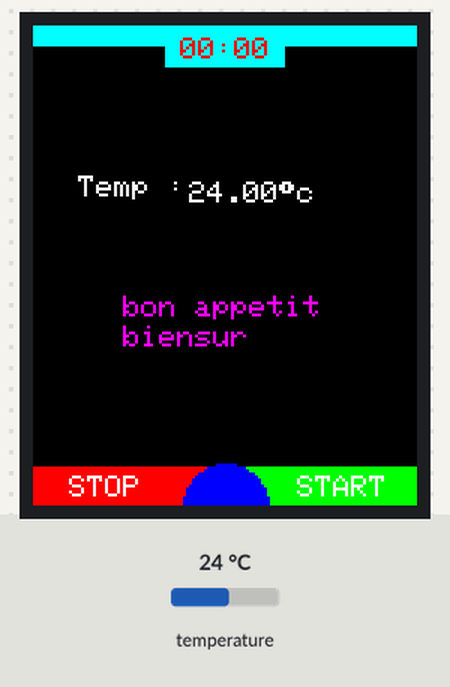
This sketch was run on a simulated Arduino Uno, built with avr-gcc and run on an emulated ATmega328P. Shown: 128×160 colour display. The inputs (shaded band) are chosen by the test bench; at power-on: temperature 24 °C. Storage starts empty; what the sketch prints to the serial monitor is not drawn.

Above: at 1.4 s.
1.5 s: temperature set to 12 °C
At 2.9 s:
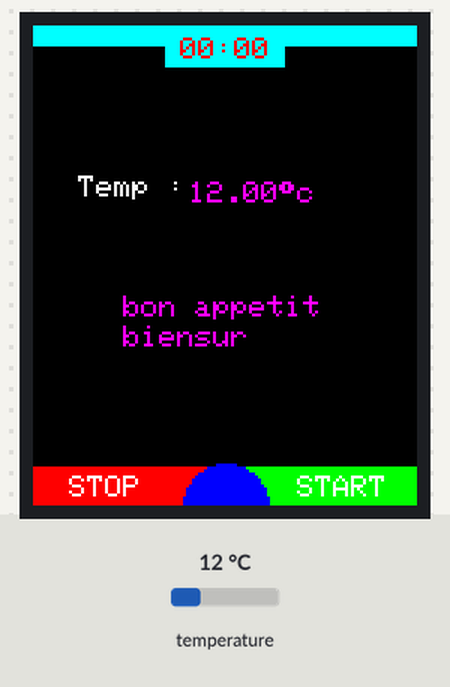
3.2 s: temperature set to 19 °C
4.8 s: temperature set to 28 °C
At 6.3 s:
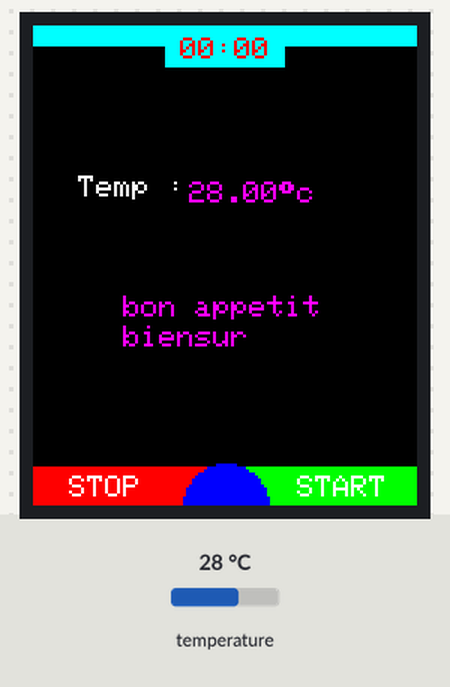
Timing chart, 0 to 7.8 s (numbered marks = the images above; inputs shaded):
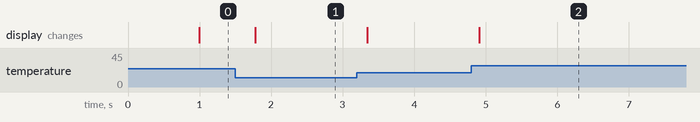

The sketch:

tft.ino
```cpp
//https://learn.adafruit.com/adafruit-gfx-graphics-library/graphics-primitives
#include "struct.hpp"
#include "sd_csv.h"

struct S_Sensor sensorsDatas;

void setup() {
  // put your setup code here, to run once:
  Serial.begin(9600);
  setupSD();
  setupScreen();
  setupTemp();
  setupGPS();
}

void loop() {
  // put your main code here, to run repeatedly:
  //if(loopRTC(&tm)){showTime(tm.Hour,tm.Minute);}
  /*if (loopRTC(&sensorsDatas.tm)) {
    showTime(sensorsDatas.tm.Hour, sensorsDatas.tm.Minute);
  }*/
  if (loopTemp(&sensorsDatas.temperature)) {
    Serial.println(sensorsDatas.temperature);
    showTemp(sensorsDatas.temperature);
  }
  loopGPS(sensorsDatas.gps);
  Serial.print(sensorsDatas.gps.lat);  Serial.print(";");  Serial.print(sensorsDatas.gps.lng);  Serial.print(";");  Serial.print(sensorsDatas.gps.speed);
//  showGPS();
  writeSDData(sensorsDatas);
  loopScreen();
}
```

ds1307.ino
```cpp
#define HARDWARE_COMPONENT_RTC
#include <Wire.h>
#include <TimeLib.h>
#include <DS1307RTC.h>

void setupRTC() {
}
bool loopRTC(tmElements_t *myTimeStruct) {
  if (RTC.read(*myTimeStruct)) return true;
  else return false;
}
```

ds18b20.ino
```cpp
//includes
#define HARDWARE_COMPONENT_TEMP

// Include the libraries we need
#include <OneWire.h>
#include <DallasTemperature.h>

// Data wire is plugged into port 2 on the Arduino
#define ONE_WIRE_BUS 4

// Setup a oneWire instance to communicate with any OneWire devices (not just Maxim/Dallas temperature ICs)
OneWire oneWire(ONE_WIRE_BUS);

// Pass our oneWire reference to Dallas Temperature.
DallasTemperature sensors(&oneWire);
//setup
void setupTemp() {
  sensors.begin();

}
//loop
bool loopTemp(float *temp) {
  sensors.requestTemperatures();
  *temp= sensors.getTempCByIndex(0);
  if (*temp != DEVICE_DISCONNECTED_C)return true;
  else return false;
}
```

gps.ino
```cpp
#include <SoftwareSerial.h>

#include <TinyGPS.h>
TinyGPS gps;
SoftwareSerial ss(5, 6);

void setupGPS(){
    ss.begin(9600);
}

void loopGPS(struct S_GPS gpsdata){
  unsigned long age;
  gps.f_get_position(&gpsdata.lat,&gpsdata.lng,&age);
  float *spd=&gpsdata.speed;
  *spd=gps.f_speed_kmph();
}
```

screen.ino
```cpp
#include <Adafruit_GFX.h>    // Core graphics library
#include <Adafruit_ST7735.h> // Hardware-specific library for ST7735
#include <SPI.h>
#define TFT_CS        10
#define TFT_RST        9 // Or set to -1 and connect to Arduino RESET pin
#define TFT_DC         8
#define W_SCREEN 128
#define H_SCREEN 160
#define BACKGROUND_COLOR ST77XX_BLACK
#define FOREROUND_COLOR ST77XX_WHITE

Adafruit_ST7735 tft = Adafruit_ST7735(TFT_CS, TFT_DC, TFT_RST);
void setupScreen() {
  //initialisation de l'ecran
  tft.initR(INITR_BLACKTAB);
  //remplissage tout l'ecran avec couleur noir
  tft.fillScreen(BACKGROUND_COLOR);
  initMainFrame();
}
void loopScreen(){
   tft.setCursor(30,90);
  tft.setTextColor(ST77XX_MAGENTA);
  tft.setTextSize(1);
  tft.print("bon appetit");
  tft.setCursor(30,100);
  tft.print("biensur");
}
void initMainFrame(){
  //bandeau
  tft.fillRect(0,0,W_SCREEN,7,ST77XX_CYAN);
  //affiche heure
  showTime(0,0);
  tft.setCursor(15,50);
  tft.setTextColor(FOREROUND_COLOR);
  tft.print("Temp :");
  showButtons("STOP","START");
}
void showTemp(float temp){
  tft.fillRect(50,50,50,14,BACKGROUND_COLOR);
  tft.setCursor(52,52);
  char lbuff[16]="tmp :";
  char buff[8]="";
  dtostrf(temp, 2, 2, buff);
  char degSymbol=0xf7;
  buff[5]=degSymbol;
  buff[6]='\0';
  strcat(buff,"c");
  strcat(lbuff,buff);
  Serial.println(buff);
  tft.print(buff);
}
void showButtons(const char *textL,const char *textR){
  tft.fillRect(0,H_SCREEN-13,(int)(W_SCREEN/2.0F),13,ST77XX_RED);
  tft.fillRect((W_SCREEN/2.0F),H_SCREEN-13,(int)(W_SCREEN/2.0F),13,ST77XX_GREEN);
  tft.fillCircle((W_SCREEN/2.0F),H_SCREEN,14,ST77XX_BLUE);
  tft.setTextSize(1);
  tft.setTextColor(ST77XX_WHITE);
  tft.setCursor(12,H_SCREEN-10);
  tft.print(textL);
  tft.setCursor((W_SCREEN/2.0F)+24,H_SCREEN-10);
  tft.print(textR);
}
void showTime(uint8_t h,uint8_t m){
   char tmp[6];
    sprintf(tmp,"%02d:%02d",h,m);
    tft.fillRect(44,0,40,14,ST77XX_CYAN);
    tft.setCursor(49,4);
    tft.setTextColor(ST77XX_RED);
    tft.setTextSize(1);
    tft.print(tmp);
}
```

sd_csv.h
```cpp
#ifndef __CSV_SD_H__
  #define __CSV_SD_H__
  #include "struct.hpp"


  #define CS_PIN_SD 7
  #define SD_FILENAME "sensors.txt"
#endif
```

sd_csv.ino
```cpp
#include "sd_csv.h"
#include <SD.h>
File myFile;

bool setupSD() {
  if (SD.begin(CS_PIN_SD))return true;
return false;
}
bool writeSDData(struct S_Sensor datas){
  myFile = SD.open(SD_FILENAME, FILE_WRITE);
  Serial.println("sd write data");
  if (myFile) {
  Serial.println("File ok");
    //AAAA-MM-JJTHH:MM:SS
    char *datetime=(char *)calloc(21,sizeof(char));
    sprintf(datetime,"%4d-%2d-%2dT%2d:%2d:%2d;",
            datas.tm.Year,datas.tm.Month,datas.tm.Day,
            datas.tm.Hour,datas.tm.Minute,datas.tm.Second);
    myFile.print(datetime);
    Serial.print(datetime);
    free(datetime);

    // close the file:
    myFile.print("\n");
    Serial.print("\n");
    myFile.close();
  return true;
  }
    return false;
}
```

struct.hpp
```cpp
#ifndef __STRUCT_H__
#define __STRUCT_H__
#include <TimeLib.h>
struct S_Accel {
  float x, y, z;
};
struct S_Att {
  float pitch, roll, yaw;
};
struct S_Gyro {
  struct  S_Accel accel;
  struct S_Att att;
};
struct S_Pressure{
  uint16_t pressure;
  float altitude;
};
struct S_GPS{
  float lat,lng;
  float speed;
};
struct S_Sensor {

  tmElements_t tm;
  float temperature;
  struct S_Gyro gyro;
  struct S_GPS gps;
};
#endif
```

Measured:
- after the input at 1.5 s, the display: changes after 0.28 s (image 1)
- after the input at 4.8 s, the display: changes after 0.11 s (image 2)
